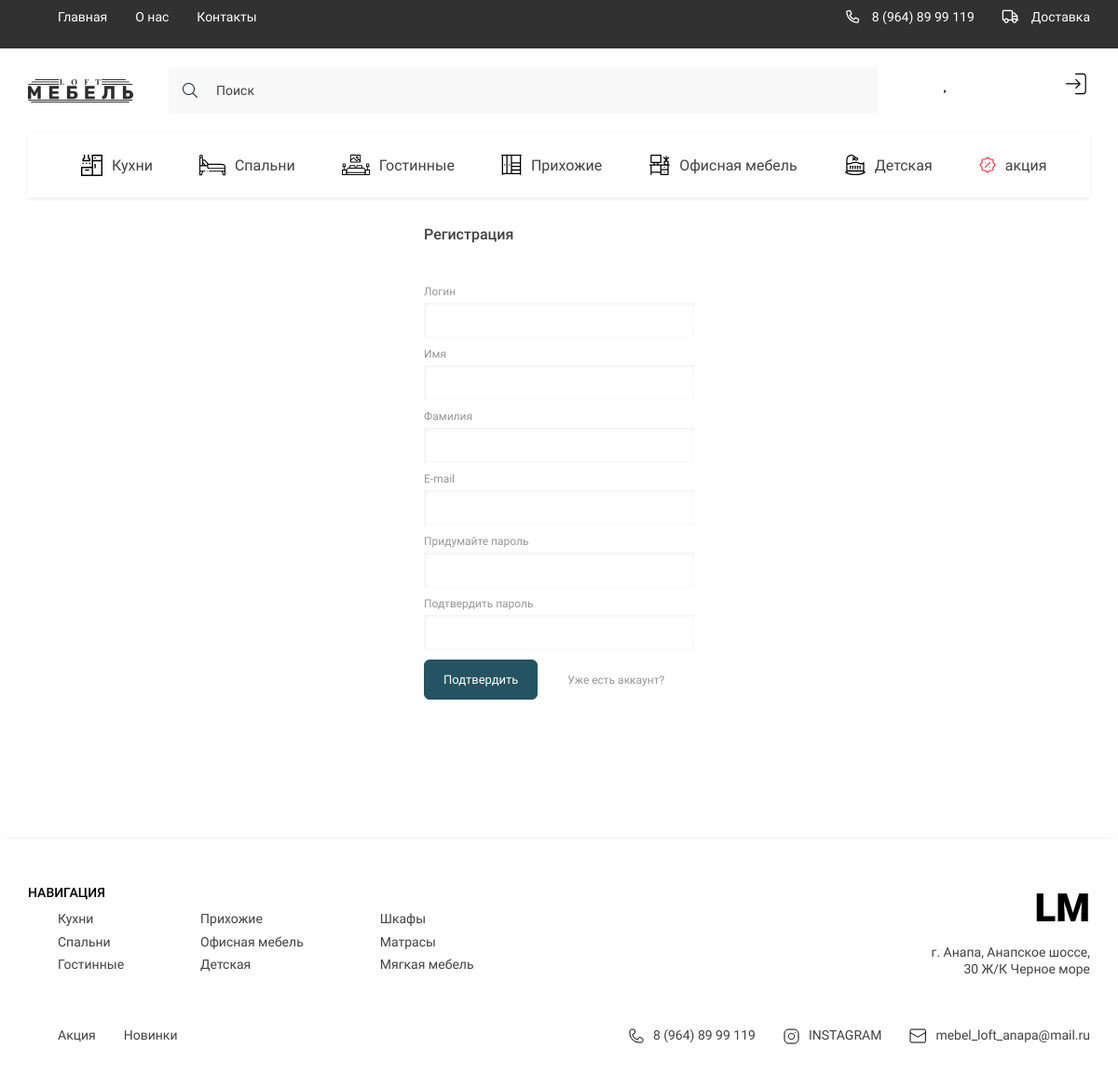
Page /registration/ on the committed database.
### loft/models.py (models this page shows, shortened)
class Category(models.Model):
    title = models.CharField(max_length=150, verbose_name='Название категории')
    icon = models.ImageField(upload_to='icons/', null=True, blank=True, verbose_name='Иконка категории')
    slug = models.SlugField(unique=True, null=True, verbose_name='Слаг категории')
    parent = models.ForeignKey('self', on_delete=models.CASCADE, null=True, blank=True,
                               related_name='subcategories',
                               verbose_name='Категория')
    def get_absolute_url(self):
        return reverse('category', kwargs={'slug': self.slug})
    def get_icon(self):
        if self.icon:
            return self.icon.url
        else:
            return '😁'
    class Meta:
        verbose_name = 'Категорию'
        verbose_name_plural = 'Категории'

### loft/views.py (the view)
# urls.py: path('registration/', register_user_view, name='register'),
def register_user_view(request):
    if request.user.is_authenticated:
        return redirect('main')
    else:
        if request.method == 'POST':
            form = RegisterForm(data=request.POST)
            if form.is_valid():
                user = form.save()
                profile = Profile.objects.create(user=user)
                profile.save()
                return redirect('login')
            else:
                return redirect('register')
        else:
            form = RegisterForm()
        context = {
            'title': 'Регистрация',
            'register_form': form
        }
        return render(request, 'loft/register.html', context)

### loft/forms.py
class RegisterForm(UserCreationForm):
    username = forms.CharField(widget=forms.TextInput(attrs={
        'class': 'contact__section-input'
    }))
    first_name = forms.CharField(widget=forms.TextInput(attrs={
        'class': 'contact__section-input'
    }))
    last_name = forms.CharField(widget=forms.TextInput(attrs={
        'class': 'contact__section-input'
    }))
    email = forms.EmailField(widget=forms.EmailInput(attrs={
        'class': 'contact__section-input'
    }))
    password1 = forms.CharField(widget=forms.PasswordInput(attrs={
        'class': 'contact__section-input'
    }))
    password2 = forms.CharField(widget=forms.PasswordInput(attrs={
        'class': 'contact__section-input'
    }))
    class Meta:
        model = User
        fields = ('username', 'first_name', 'last_name', 'email', 'password1', 'password2')

### loft/templatetags/loft_tags.py (called while the page is built)
@register.simple_tag()
def get_categories():  # Функция для получения Категорий у которых нет родителей
    return Category.objects.filter(parent=None)

### loft/templates/loft/register.html (shortened to what this page needs)
{% extends 'base.html' %}
{% block slider %}
<main class="main">
            <div class="registeration">
                <div class="container">
                    <div class="registeration__content">
                        <form class="registeration__form active" method="post" action="">
                            <h2 class="registeration__title products__title">Регистрация</h2>
                            <div class="registeration__form-grid">
                                <div class="input__title">
                                    <h2>Логин</h2>
                                    {{ register_form.username }}
                                </div>
                                <div class="input__title">
                                    <h2>Имя</h2>
                                    {{ register_form.first_name }}
                                </div>
                                <div class="input__title">
                                    <h2>Фамилия</h2>
                                    {{ register_form.last_name }}
                                </div>
                                <div class="input__title">
                                    <h2>E-mail</h2>
                                    {{ register_form.email }}
                                </div>
                                <div class="input__title">
                                    <h2>Придумайте пароль</h2>
                                    {{ register_form.password1 }}
                                </div>
                                <div class="input__title">
                                    <h2>Подтвердить пароль</h2>
                                    {{ register_form.password2 }}
                                </div>
                            </div>
                            <div class="registeration__btns">
                                <button class="btn registeration__btn" type="submit">Подтвердить</button>
                                <a href="{% url 'login' %}" class="registeration__links">Уже есть аккаунт? </a>
                            </div>
                        </form>
                    </div>
                </div>
            </div>
        </main>
{% endblock slider %}

### templates/components_base/_header_categories.html
{% load loft_tags %}
{% load static %}
<ul class="header__list _categories">
    {% get_categories as categories %}
    {% for category in categories %}
    <li>
        <a href="{{ category.get_absolute_url }}" class="header__list-links">
            <span class="header__list-img">
                <img src="{{ category.get_icon }}" alt="icons">
            </span>
            {{ category.title }}
        </a>
    </li>
    {% endfor %}
    <li>
        <a href="{% url 'sales' %}" class="header__list-links">
            <img src="{% static 'loft/assets/icons/nav_menu/Vector.svg' %}" alt="icons"> акция
        </a>
    </li>
</ul>

### loft/static/loft/style/style.css (style rules this page uses)
:root { --containerWidth: 1140px; --primaryColor: #414141; --primaryFont: 'Roboto'; --mainColor: #245462; }
* { padding: 0; margin: 0; box-sizing: border-box; text-decoration: none !important; list-style: none !important; font-family: var(--primaryFont); }
.container { width: 100%; max-width: calc(var(--containerWidth) + 30px); margin: 0 auto; padding: 0 15px; }
.btn { outline: none; border: none; padding: 13px 20px; font-style: normal; font-weight: normal; font-size: 13px; line-height: 15px; background: var(--mainColor); border: 1px solid var(--mainColor); transition: color .3s linear, background .3s linear; color: #FFFFFF; }
.nav__content-bars, ._categories, .nav__list-links>img, .nav__bars-open, ._truck { display: none; }
.header__list { display: flex; justify-content: space-between; align-items: center; }
.header__list._categories { justify-content: flex-start; width: 100%; overflow-x: scroll; background: #FFFFFF; box-shadow: 0px 2px 4px rgba(0, 0, 0, 0.07); margin-bottom: 30px; }
.header__list-links { padding: 24px 25px; display: flex; justify-content: center; align-items: center; height: 70px; transition: background .3s linear, color .3s linear; width: max-content; font-family: 'Roboto'; font-size: 16px; line-height: 19px; color: #414141; }
.header__list-links img { margin-right: 10px; min-width: 18px; transition: filter .3s linear; }
.main { width: 100%; flex-grow: 1; padding-bottom: 150px; }
.products__title { font-size: 16px; line-height: 19px; color: #414141; margin-bottom: 35px; }
.input__title { width: 100%; }
.input__title h2, .textarea__title { font-style: normal; font-weight: normal; font-size: 12px; line-height: 14px; color: #969696; margin-bottom: 5px; }
.contact__section-input, .contact__section-message { width: 100%; font-style: normal; font-weight: normal; font-size: 12px; line-height: 14px; resize: none; color: #969696; padding: 12px; box-shadow: inset 1px 1px 5px rgba(0, 0, 0, 0.07); border: none; outline: none; }
.registeration__form { display: none; flex-direction: column; gap: 10px; width: 100%; max-width: 290px; margin: 0 auto; }
.registeration__form.active { display: flex; }
.registeration__form-grid { display: flex; flex-direction: column; gap: 10px; width: 100%; }
.registeration__btns { display: flex; justify-content: space-between; align-items: center; }
.registeration__links { margin: 0 auto; font-style: normal; font-weight: normal; font-size: 12px; line-height: 14px; color: #969696; }

### rows in the picture
Category: get_icon (picture), title "Кухни"
Category: get_icon (picture), title "Спальни"
Category: get_icon (picture), title "Гостинные"
Category: get_icon (picture), title "Прихожие"
Category: get_icon (picture), title "Офисная мебель"
Category: get_icon (picture), title "Детская"
